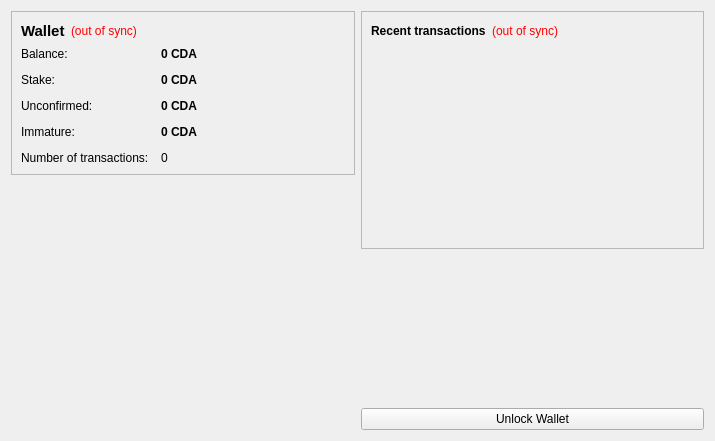
<?xml version="1.0" encoding="UTF-8"?>
<ui version="4.0">
 <class>OverviewPage</class>
 <widget class="QWidget" name="OverviewPage">
  <property name="geometry">
   <rect>
    <x>0</x>
    <y>0</y>
    <width>715</width>
    <height>441</height>
   </rect>
  </property>
  <property name="windowTitle">
   <string>Form</string>
  </property>
  <layout class="QHBoxLayout" name="horizontalLayout" stretch="1,1">
   <item>
    <layout class="QVBoxLayout" name="verticalLayout_2">
     <item>
      <widget class="QFrame" name="frame">
       <property name="frameShape">
        <enum>QFrame::StyledPanel</enum>
       </property>
       <property name="frameShadow">
        <enum>QFrame::Raised</enum>
       </property>
       <layout class="QVBoxLayout" name="verticalLayout_4">
        <item>
         <layout class="QHBoxLayout" name="horizontalLayout_4">
          <item>
           <widget class="QLabel" name="label_5">
            <property name="font">
             <font>
              <pointsize>11</pointsize>
              <weight>75</weight>
              <bold>true</bold>
             </font>
            </property>
            <property name="text">
             <string>Wallet</string>
            </property>
           </widget>
          </item>
          <item>
           <widget class="QLabel" name="labelWalletStatus">
            <property name="toolTip">
             <string>The displayed information may be out of date. Your wallet automatically synchronizes with the CanadaCoin network after a connection is established, but this process has not completed yet.</string>
            </property>
            <property name="styleSheet">
             <string notr="true">QLabel { color: red; }</string>
            </property>
            <property name="text">
             <string notr="true">(out of sync)</string>
            </property>
            <property name="alignment">
             <set>Qt::AlignLeading|Qt::AlignLeft|Qt::AlignVCenter</set>
            </property>
           </widget>
          </item>
          <item>
           <spacer name="horizontalSpacer_2">
            <property name="orientation">
             <enum>Qt::Horizontal</enum>
            </property>
            <property name="sizeHint" stdset="0">
             <size>
              <width>40</width>
              <height>20</height>
             </size>
            </property>
           </spacer>
          </item>
         </layout>
        </item>
        <item>
         <layout class="QFormLayout" name="formLayout_2">
          <property name="fieldGrowthPolicy">
           <enum>QFormLayout::AllNonFixedFieldsGrow</enum>
          </property>
          <property name="horizontalSpacing">
           <number>12</number>
          </property>
          <property name="verticalSpacing">
           <number>12</number>
          </property>
          <item row="0" column="0">
           <widget class="QLabel" name="label">
            <property name="text">
             <string>Balance:</string>
            </property>
           </widget>
          </item>
          <item row="0" column="1">
           <widget class="QLabel" name="labelBalance">
            <property name="font">
             <font>
              <weight>75</weight>
              <bold>true</bold>
             </font>
            </property>
            <property name="cursor">
             <cursorShape>IBeamCursor</cursorShape>
            </property>
            <property name="toolTip">
             <string>Your current balance</string>
            </property>
            <property name="text">
             <string notr="true">0 CDA</string>
            </property>
            <property name="textInteractionFlags">
             <set>Qt::LinksAccessibleByMouse|Qt::TextSelectableByKeyboard|Qt::TextSelectableByMouse</set>
            </property>
           </widget>
          </item>
          <item row="1" column="0">
           <widget class="QLabel" name="label_6">
            <property name="text">
             <string>Stake:</string>
            </property>
           </widget>
          </item>
          <item row="1" column="1">
           <widget class="QLabel" name="labelStake">
            <property name="font">
             <font>
              <weight>75</weight>
              <bold>true</bold>
             </font>
            </property>
            <property name="cursor">
             <cursorShape>IBeamCursor</cursorShape>
            </property>
            <property name="toolTip">
             <string>Total of coins that was staked, and do not yet count toward the current balance</string>
            </property>
            <property name="text">
             <string notr="true">0 CDA</string>
            </property>
            <property name="textInteractionFlags">
             <set>Qt::LinksAccessibleByMouse|Qt::TextSelectableByKeyboard|Qt::TextSelectableByMouse</set>
            </property>
           </widget>
          </item>
          <item row="2" column="0">
           <widget class="QLabel" name="label_3">
            <property name="text">
             <string>Unconfirmed:</string>
            </property>
           </widget>
          </item>
          <item row="2" column="1">
           <widget class="QLabel" name="labelUnconfirmed">
            <property name="font">
             <font>
              <weight>75</weight>
              <bold>true</bold>
             </font>
            </property>
            <property name="cursor">
             <cursorShape>IBeamCursor</cursorShape>
            </property>
            <property name="toolTip">
             <string>Total of transactions that have yet to be confirmed, and do not yet count toward the current balance</string>
            </property>
            <property name="text">
             <string notr="true">0 CDA</string>
            </property>
            <property name="textInteractionFlags">
             <set>Qt::LinksAccessibleByMouse|Qt::TextSelectableByKeyboard|Qt::TextSelectableByMouse</set>
            </property>
           </widget>
          </item>
          <item row="3" column="0">
           <widget class="QLabel" name="labelImmatureText">
            <property name="text">
             <string>Immature:</string>
            </property>
           </widget>
          </item>
          <item row="3" column="1">
           <widget class="QLabel" name="labelImmature">
            <property name="font">
             <font>
              <weight>75</weight>
              <bold>true</bold>
             </font>
            </property>
            <property name="toolTip">
             <string>Mined balance that has not yet matured</string>
            </property>
            <property name="text">
             <string notr="true">0 CDA</string>
            </property>
            <property name="textInteractionFlags">
             <set>Qt::LinksAccessibleByMouse|Qt::TextSelectableByKeyboard|Qt::TextSelectableByMouse</set>
            </property>
           </widget>
          </item>
          <item row="4" column="0">
           <widget class="QLabel" name="label_2">
            <property name="text">
             <string>Number of transactions:</string>
            </property>
           </widget>
          </item>
          <item row="4" column="1">
           <widget class="QLabel" name="labelNumTransactions">
            <property name="toolTip">
             <string>Total number of transactions in wallet</string>
            </property>
            <property name="text">
             <string notr="true">0</string>
            </property>
           </widget>
          </item>
         </layout>
        </item>
       </layout>
      </widget>
     </item>
     <item>
      <spacer name="verticalSpacer">
       <property name="orientation">
        <enum>Qt::Vertical</enum>
       </property>
       <property name="sizeHint" stdset="0">
        <size>
         <width>20</width>
         <height>40</height>
        </size>
       </property>
      </spacer>
     </item>
     <item>
      <widget class="QLabel" name="label_6">
       <property name="text">
        <string/>
       </property>
       <property name="pixmap">
        <pixmap resource="../bitcoin.qrc">:/images/backg</pixmap>
       </property>
       <property name="scaledContents">
        <bool>false</bool>
       </property>
       <property name="alignment">
        <set>Qt::AlignCenter</set>
       </property>
       <property name="margin">
        <number>-2</number>
       </property>
      </widget>
     </item>
    </layout>
   </item>
   <item>
    <layout class="QVBoxLayout" name="verticalLayout_3">
     <item>
      <widget class="QFrame" name="frame_2">
       <property name="frameShape">
        <enum>QFrame::StyledPanel</enum>
       </property>
       <property name="frameShadow">
        <enum>QFrame::Raised</enum>
       </property>
       <layout class="QVBoxLayout" name="verticalLayout">
        <item>
         <layout class="QHBoxLayout" name="horizontalLayout_2">
          <item>
           <widget class="QLabel" name="label_4">
            <property name="text">
             <string>&lt;b&gt;Recent transactions&lt;/b&gt;</string>
            </property>
           </widget>
          </item>
          <item>
           <widget class="QLabel" name="labelTransactionsStatus">
            <property name="toolTip">
             <string>The displayed information may be out of date. Your wallet automatically synchronizes with the CanadaCoin network after a connection is established, but this process has not completed yet.</string>
            </property>
            <property name="styleSheet">
             <string notr="true">QLabel { color: red; }</string>
            </property>
            <property name="text">
             <string notr="true">(out of sync)</string>
            </property>
            <property name="alignment">
             <set>Qt::AlignRight|Qt::AlignTrailing|Qt::AlignVCenter</set>
            </property>
           </widget>
          </item>
          <item>
           <spacer name="horizontalSpacer">
            <property name="orientation">
             <enum>Qt::Horizontal</enum>
            </property>
            <property name="sizeHint" stdset="0">
             <size>
              <width>40</width>
              <height>20</height>
             </size>
            </property>
           </spacer>
          </item>
         </layout>
        </item>
        <item>
         <widget class="QListView" name="listTransactions">
          <property name="styleSheet">
           <string notr="true">QListView { background: transparent; }</string>
          </property>
          <property name="frameShape">
           <enum>QFrame::NoFrame</enum>
          </property>
          <property name="verticalScrollBarPolicy">
           <enum>Qt::ScrollBarAlwaysOff</enum>
          </property>
          <property name="horizontalScrollBarPolicy">
           <enum>Qt::ScrollBarAlwaysOff</enum>
          </property>
          <property name="selectionMode">
           <enum>QAbstractItemView::NoSelection</enum>
          </property>
         </widget>
        </item>
       </layout>
      </widget>
     </item>
     <item>
      <spacer name="verticalSpacer_2">
       <property name="orientation">
        <enum>Qt::Vertical</enum>
       </property>
       <property name="sizeHint" stdset="0">
        <size>
         <width>20</width>
         <height>40</height>
        </size>
       </property>
      </spacer>
     </item>
     <item>
      <widget class="QPushButton" name="unlockWalletButton">
       <property name="text">
        <string>Unlock Wallet</string>
       </property>
      </widget>
     </item>
    </layout>
   </item>
  </layout>
 </widget>
 <resources>
  <include location="../bitcoin.qrc"/>
 </resources>
 <connections/>
</ui>
